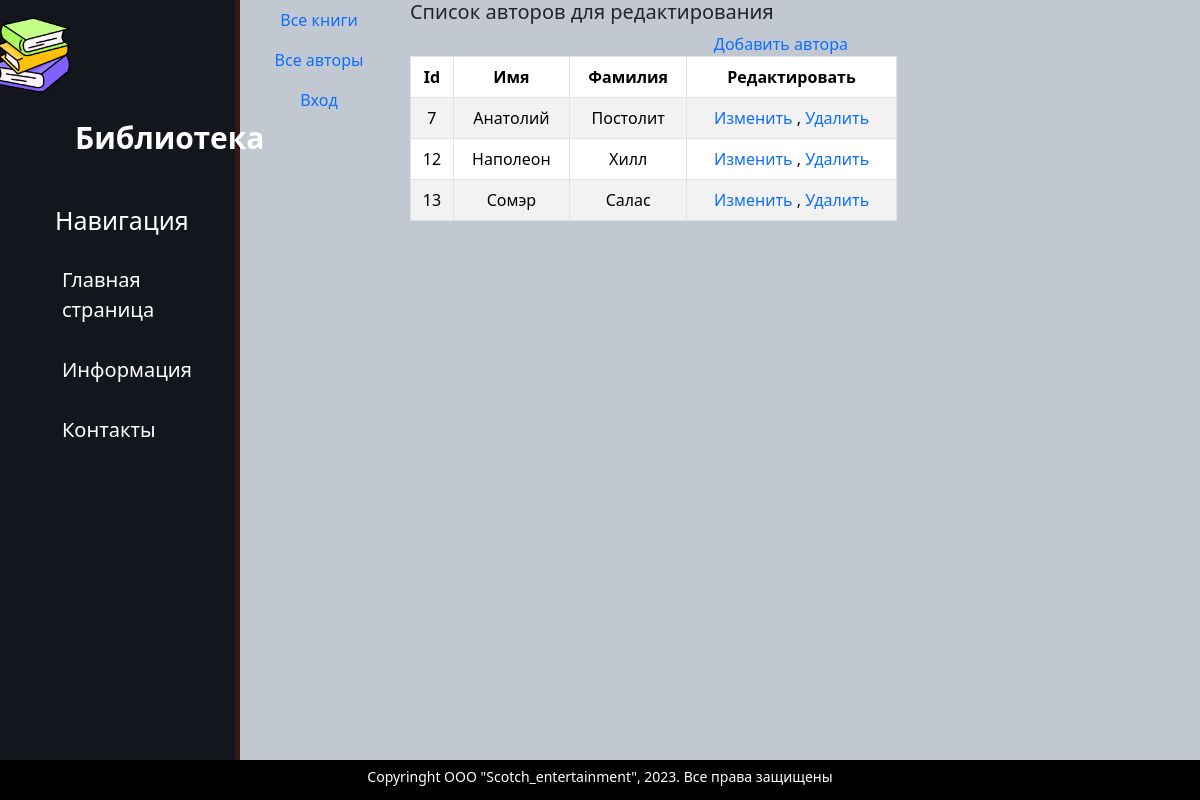
The page /edit_authors/ on the database as committed earlier.
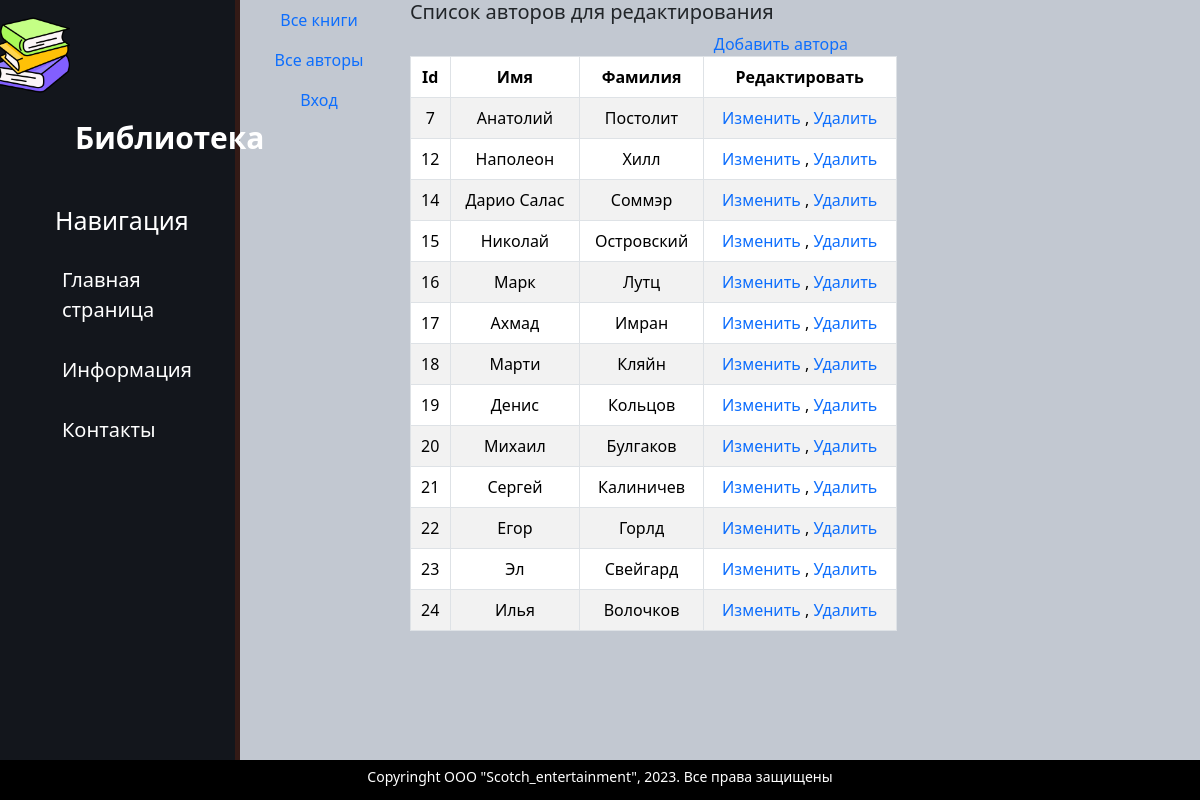
The same page on the database as committed later.
### catalog/models.py (models this page shows, shortened)
class Author(models.Model):
    first_name = models.CharField(max_length=100,
                                  help_text="Введите имя автора",
                                  verbose_name="Имя автора")
    last_name = models.CharField(max_length=100,
                                 help_text="Введите фамилию автора",
                                 verbose_name="Фамилия автора")
    date_of_birth = models.DateField(
        help_text="Введите дату рождения",
        verbose_name="Дата рождения",
        null=True, blank=True)
    about = models.TextField(help_text="Введите сведения об авторе",
                             verbose_name="Сведения об авторе")
    photo = models.ImageField(upload_to='images',
                              help_text="Введите фото автора",
                              verbose_name="Фото автора",
                              null=True, blank=True)

### catalog/views.py (the view)
# urls.py: path('edit_authors/', views.edit_authors, name='edit_authors'),
def edit_authors(request):
    author = Author.objects.all()
    context = {'author': author}
    return render(request, 'catalog/edit_authors.html', context)

### templates/catalog/edit_authors.html (shortened to what this page needs)
{% extends 'catalog/base.html' %}
{% block content %}
<div class="row text-start text-#19b7e3 lh-2">
    <h5> Список авторов для редактирования </h5>
</div>
    <div class="row">
            <a href="/authors_add/{{ authors_add }}"> Добавить автора </a>
        <div class="col-8">
            <table class="table table-striped table-bordered table-start">
                <thead>
                    <tr>
                        <th> Id </th>
                        <th> Имя </th>
                        <th> Фамилия </th>
                        <th> Редактировать </th>
                    </tr>
                </thead>
                <tbody>
                {% if author %}
                    {% for author in author.all %}
                        <tr>
                            <td>{{ author.id }}</td>
                            <td>{{ author.first_name }}</td>
                            <td>{{ author.last_name }}</td>
                            <td><a href="/edit_author/{{ author.id }}"> Изменить </a>,
                                <a href="/delete/{{ author.id }}"> Удалить </a>
                            </td>
                        </tr>
                    {% endfor %}
                {% else %}
                    <p> В базе данных нет авторов </p>
                {% endif %}
                </tbody>
            </table>
        </div>
        <div class="col-2"></div>
    </div>
{% endblock %}

Rows that differ between the two databases and show on the page:
removed Author: id "13", first_name "Сомэр", last_name "Салас"
added Author: id "14", first_name "Дарио Салас", last_name "Соммэр"
added Author: id "15", first_name "Николай", last_name "Островский"
added Author: id "16", first_name "Марк", last_name "Лутц"
added Author: id "17", first_name "Ахмад", last_name "Имран"
added Author: id "18", first_name "Марти", last_name "Кляйн"
added Author: id "19", first_name "Денис", last_name "Кольцов"
added Author: id "20", first_name "Михаил", last_name "Булгаков"
added Author: id "21", first_name "Сергей", last_name "Калиничев"
added Author: id "22", first_name "Егор", last_name "Горлд"
added Author: id "23", first_name "Эл", last_name "Свейгард"
added Author: id "24", first_name "Илья", last_name "Волочков"
